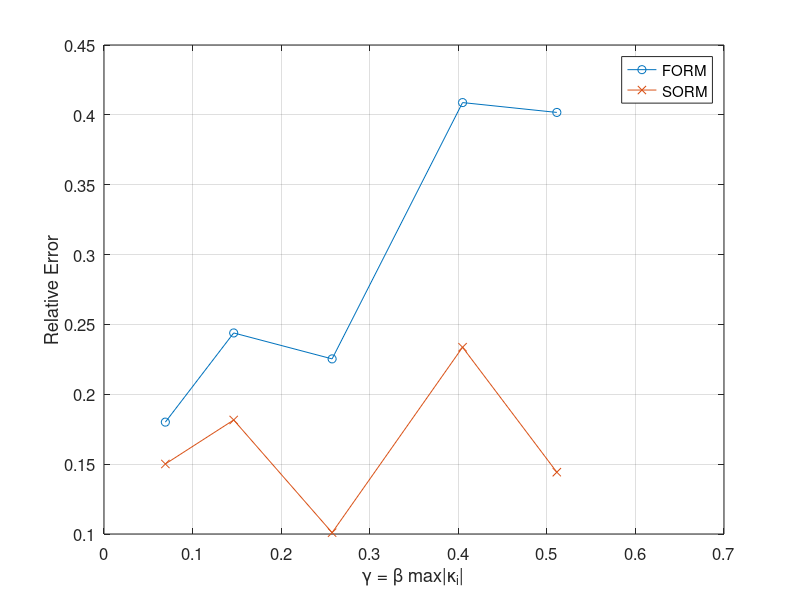

MATLAB code to generate this figure:
function plot_curvature_gamma()

load('results/curvature/tables/summary.mat');

figure;
plot(summary.gamma_sorted, summary.err_form_sorted, '-o');
hold on;
plot(summary.gamma_sorted, summary.err_sorm_sorted, '-x');

xlabel('\gamma = \beta max|\kappa_i|');
ylabel('Relative Error');
legend('FORM','SORM');
set(gca,'FontSize',12);
grid on;

end
